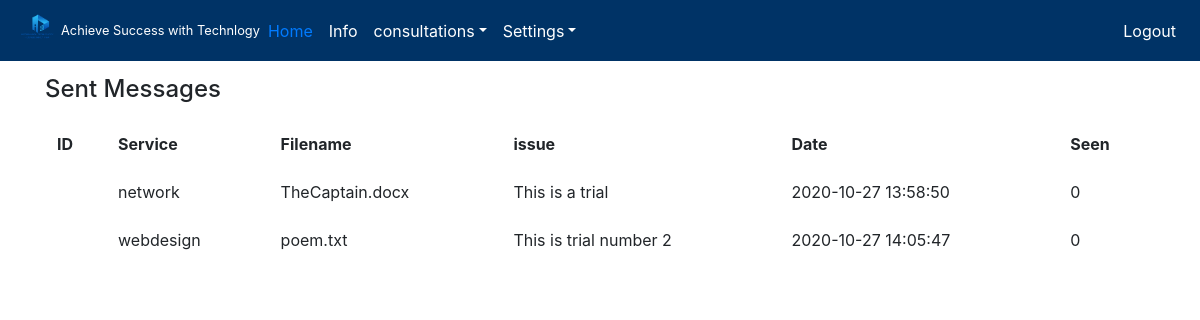
/sent.php, run on the app's committed database.
### tables this page shows
CREATE TABLE `consultations` (
  `id` int(11) NOT NULL,
  `username` varchar(255) NOT NULL,
  `service` varchar(255) NOT NULL,
  `image` varchar(255) NOT NULL,
  `issue` varchar(255) NOT NULL,
  `date_sent` timestamp NULL DEFAULT CURRENT_TIMESTAMP ON UPDATE CURRENT_TIMESTAMP,
  `downloads` int(255) NOT NULL
);

### sent.php (the view, shortened to what this page needs)
<?php include('functions.php'); ?>
<?php
$sql = "SELECT * FROM consultations";
$result = mysqli_query($db, $sql);
$consultations = mysqli_fetch_all($result, MYSQLI_ASSOC);
?>
<!DOCTYPE html>
<html lang="en">
<head>
    <link rel="stylesheet" href="css/style.css">
    <link rel="stylesheet" href="css/bootstrap.min.css">
    <link rel="stylesheet" href="css/fontawesome.css">
</head>
<body>
    <div class="bgnav">
            <nav class="navbar navbar-expand-md navbar-light fixed-top">
                <a href="index.php"><img src="images//itcf1.png" height="45" alt="ITCF"></a>
                <small class="text-white"> Achieve Success with Technlogy</small>
                <div class="collapse navbar-collapse justify-content-between" id="navbarCollapse">
                    <div class="navbar-nav">
                        <a href="index.php" class="nav-item nav-link active text-primary">Home</a>
                        <a href="info.php" class="nav-item nav-link text-white">Info</a>
                        <div class="nav-item dropdown">
                            <a href="#" class="nav-link dropdown-toggle text-white" data-toggle="dropdown">consultations</a>
                        </div>
                        <div class="nav-item dropdown">
                            <a href="#" class="nav-link dropdown-toggle text-white" data-toggle="dropdown">Settings</a>
                        </div>
                    </div>
                    <div class="navbar-nav">
                        <a href="index.php?logout='1'" class="nav-item nav-link text-white">Logout</a>
                    </div>
                </div>
            </nav>
    </div>
        <div class="container">
                 <h4>Sent Messages</h4>
            <div class="table-responsive mt-3 ">
                <table class="table  table-borderless table-hover table-stripped">
                    <thead>
                        <th>ID</th>
                        <th>Service</th>
                        <th>Filename</th>
                        <th>issue</th>
                        <th>Date</th>
                        <th>Seen</th>
                    </thead>
                    <tbody>
                        <?php foreach ($consultations as $consultation): ?>
                            <tr>
                            <td><?php echo $consultation['con_id']; ?></td>
                            <td><?php echo $consultation['service']; ?></td>
                            <td><?php echo $consultation['image']; ?></td>
                            <td><?php echo $consultation['issue']; ?></td>
                            <td><?php echo $consultation['date_sent']; ?></td>
                            <td><?php echo $consultation['downloads']; ?></td>
                            </tr>
                        <?php endforeach;?>
                    </tbody>
                </table>
            </div>
        </div>
</body>
</html>

### css/style.css (style rules this page uses)
body { margin: 0px; padding-top: 75px; overflow-x: hidden; }
.navbar { background-color: #003366; }

### data on the page
consultations: service "network", image "TheCaptain.docx", issue "This is a trial", date_sent "2020-10-27 13:58:50", downloads "0"
consultations: service "webdesign", image "poem.txt", issue "This is trial number 2", date_sent "2020-10-27 14:05:47", downloads "0"
